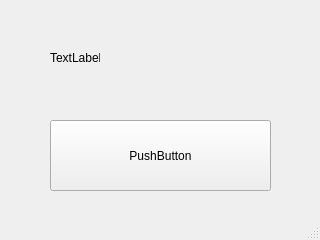
<?xml version="1.0" encoding="UTF-8"?>
<ui version="4.0">
 <class>MainWindow</class>
 <widget class="QMainWindow" name="MainWindow">
  <property name="geometry">
   <rect>
    <x>0</x>
    <y>0</y>
    <width>320</width>
    <height>240</height>
   </rect>
  </property>
  <property name="windowTitle">
   <string>MainWindow</string>
  </property>
  <widget class="QWidget" name="centralwidget">
   <widget class="QLabel" name="label">
    <property name="geometry">
     <rect>
      <x>50</x>
      <y>50</y>
      <width>50</width>
      <height>16</height>
     </rect>
    </property>
    <property name="text">
     <string>TextLabel</string>
    </property>
   </widget>
   <widget class="QPushButton" name="pushButton">
    <property name="geometry">
     <rect>
      <x>50</x>
      <y>120</y>
      <width>221</width>
      <height>71</height>
     </rect>
    </property>
    <property name="text">
     <string>PushButton</string>
    </property>
   </widget>
  </widget>
  <widget class="QMenuBar" name="menubar">
   <property name="geometry">
    <rect>
     <x>0</x>
     <y>0</y>
     <width>320</width>
     <height>22</height>
    </rect>
   </property>
  </widget>
  <widget class="QStatusBar" name="statusbar"/>
 </widget>
 <resources/>
 <connections/>
</ui>
